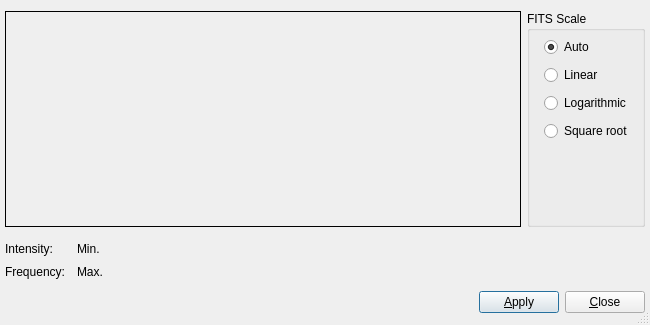
<?xml version="1.0" encoding="UTF-8"?>
<ui version="4.0">
 <class>FITSHistogramUI</class>
 <widget class="QDialog" name="FITSHistogramUI">
  <property name="geometry">
   <rect>
    <x>0</x>
    <y>0</y>
    <width>650</width>
    <height>325</height>
   </rect>
  </property>
  <property name="sizePolicy">
   <sizepolicy hsizetype="Preferred" vsizetype="Preferred">
    <horstretch>0</horstretch>
    <verstretch>0</verstretch>
   </sizepolicy>
  </property>
  <property name="minimumSize">
   <size>
    <width>650</width>
    <height>325</height>
   </size>
  </property>
  <property name="maximumSize">
   <size>
    <width>650</width>
    <height>325</height>
   </size>
  </property>
  <property name="windowTitle">
   <string>Histogram</string>
  </property>
  <property name="sizeGripEnabled">
   <bool>true</bool>
  </property>
  <layout class="QVBoxLayout">
   <property name="spacing">
    <number>6</number>
   </property>
   <property name="margin">
    <number>5</number>
   </property>
   <item>
    <layout class="QGridLayout" name="gridLayout">
     <property name="margin">
      <number>0</number>
     </property>
     <item row="0" column="0">
      <widget class="histDrawArea" name="histFrame">
       <property name="sizePolicy">
        <sizepolicy hsizetype="Fixed" vsizetype="Preferred">
         <horstretch>0</horstretch>
         <verstretch>0</verstretch>
        </sizepolicy>
       </property>
       <property name="minimumSize">
        <size>
         <width>516</width>
         <height>216</height>
        </size>
       </property>
       <property name="maximumSize">
        <size>
         <width>516</width>
         <height>216</height>
        </size>
       </property>
       <property name="frameShape">
        <enum>QFrame::Box</enum>
       </property>
       <property name="frameShadow">
        <enum>QFrame::Plain</enum>
       </property>
       <property name="lineWidth">
        <number>1</number>
       </property>
      </widget>
     </item>
     <item row="0" column="1">
      <widget class="QGroupBox" name="FITSScaleGroup">
       <property name="sizePolicy">
        <sizepolicy hsizetype="Preferred" vsizetype="Preferred">
         <horstretch>0</horstretch>
         <verstretch>0</verstretch>
        </sizepolicy>
       </property>
       <property name="layoutDirection">
        <enum>Qt::LeftToRight</enum>
       </property>
       <property name="autoFillBackground">
        <bool>false</bool>
       </property>
       <property name="title">
        <string>FITS Scale</string>
       </property>
       <widget class="QRadioButton" name="autoR">
        <property name="geometry">
         <rect>
          <x>17</x>
          <y>25</y>
          <width>63</width>
          <height>22</height>
         </rect>
        </property>
        <property name="text">
         <string>Auto</string>
        </property>
        <property name="checked">
         <bool>true</bool>
        </property>
       </widget>
       <widget class="QRadioButton" name="linearR">
        <property name="geometry">
         <rect>
          <x>17</x>
          <y>53</y>
          <width>72</width>
          <height>22</height>
         </rect>
        </property>
        <property name="text">
         <string>Linear</string>
        </property>
       </widget>
       <widget class="QRadioButton" name="logR">
        <property name="geometry">
         <rect>
          <x>17</x>
          <y>81</y>
          <width>111</width>
          <height>22</height>
         </rect>
        </property>
        <property name="text">
         <string>Logarithmic</string>
        </property>
       </widget>
       <widget class="QRadioButton" name="sqrtR">
        <property name="geometry">
         <rect>
          <x>17</x>
          <y>109</y>
          <width>110</width>
          <height>22</height>
         </rect>
        </property>
        <property name="text">
         <string>Square root</string>
        </property>
       </widget>
      </widget>
     </item>
    </layout>
   </item>
   <item>
    <layout class="QGridLayout">
     <property name="margin">
      <number>0</number>
     </property>
     <property name="spacing">
      <number>6</number>
     </property>
     <item row="1" column="2">
      <widget class="QLabel" name="maxLabel">
       <property name="text">
        <string>Max.</string>
       </property>
      </widget>
     </item>
     <item row="0" column="1">
      <widget class="KLineEdit" name="intensityOUT" native="true">
       <property name="sizePolicy">
        <sizepolicy hsizetype="Preferred" vsizetype="Fixed">
         <horstretch>0</horstretch>
         <verstretch>0</verstretch>
        </sizepolicy>
       </property>
       <property name="readOnly" stdset="0">
        <bool>true</bool>
       </property>
      </widget>
     </item>
     <item row="0" column="4">
      <spacer>
       <property name="orientation">
        <enum>Qt::Horizontal</enum>
       </property>
       <property name="sizeType">
        <enum>QSizePolicy::Expanding</enum>
       </property>
       <property name="sizeHint" stdset="0">
        <size>
         <width>130</width>
         <height>20</height>
        </size>
       </property>
      </spacer>
     </item>
     <item row="0" column="3">
      <widget class="KLineEdit" name="minOUT" native="true">
       <property name="sizePolicy">
        <sizepolicy hsizetype="Preferred" vsizetype="Fixed">
         <horstretch>0</horstretch>
         <verstretch>0</verstretch>
        </sizepolicy>
       </property>
      </widget>
     </item>
     <item row="0" column="0">
      <widget class="QLabel" name="intensityLabel">
       <property name="text">
        <string>Intensity:</string>
       </property>
      </widget>
     </item>
     <item row="1" column="1">
      <widget class="KLineEdit" name="frequencyOUT" native="true">
       <property name="sizePolicy">
        <sizepolicy hsizetype="Preferred" vsizetype="Fixed">
         <horstretch>0</horstretch>
         <verstretch>0</verstretch>
        </sizepolicy>
       </property>
       <property name="readOnly" stdset="0">
        <bool>true</bool>
       </property>
      </widget>
     </item>
     <item row="1" column="0">
      <widget class="QLabel" name="frequencyLabel">
       <property name="text">
        <string>Frequency:</string>
       </property>
      </widget>
     </item>
     <item row="0" column="2">
      <widget class="QLabel" name="minLabel">
       <property name="text">
        <string>Min.</string>
       </property>
      </widget>
     </item>
     <item row="1" column="3">
      <widget class="KLineEdit" name="maxOUT" native="true">
       <property name="sizePolicy">
        <sizepolicy hsizetype="Preferred" vsizetype="Fixed">
         <horstretch>0</horstretch>
         <verstretch>0</verstretch>
        </sizepolicy>
       </property>
      </widget>
     </item>
    </layout>
   </item>
   <item>
    <layout class="QHBoxLayout">
     <property name="spacing">
      <number>6</number>
     </property>
     <property name="margin">
      <number>0</number>
     </property>
     <item>
      <spacer>
       <property name="orientation">
        <enum>Qt::Horizontal</enum>
       </property>
       <property name="sizeType">
        <enum>QSizePolicy::Expanding</enum>
       </property>
       <property name="sizeHint" stdset="0">
        <size>
         <width>270</width>
         <height>20</height>
        </size>
       </property>
      </spacer>
     </item>
     <item>
      <widget class="QPushButton" name="applyB">
       <property name="text">
        <string>&amp;Apply</string>
       </property>
       <property name="autoDefault">
        <bool>true</bool>
       </property>
       <property name="default">
        <bool>true</bool>
       </property>
      </widget>
     </item>
     <item>
      <widget class="QPushButton" name="cancelB">
       <property name="text">
        <string>&amp;Close</string>
       </property>
       <property name="autoDefault">
        <bool>true</bool>
       </property>
      </widget>
     </item>
    </layout>
   </item>
  </layout>
 </widget>
 <customwidgets>
  <customwidget>
   <class>histDrawArea</class>
   <extends>QFrame</extends>
   <header>fitsviewer/fitshistogramdraw.h</header>
   <container>1</container>
  </customwidget>
  <customwidget>
   <class>KLineEdit</class>
   <extends>QWidget</extends>
   <header>klineedit.h</header>
  </customwidget>
 </customwidgets>
 <resources/>
 <connections>
  <connection>
   <sender>cancelB</sender>
   <signal>clicked()</signal>
   <receiver>FITSHistogramUI</receiver>
   <slot>reject()</slot>
   <hints>
    <hint type="sourcelabel">
     <x>592</x>
     <y>303</y>
    </hint>
    <hint type="destinationlabel">
     <x>591</x>
     <y>316</y>
    </hint>
   </hints>
  </connection>
 </connections>
</ui>
